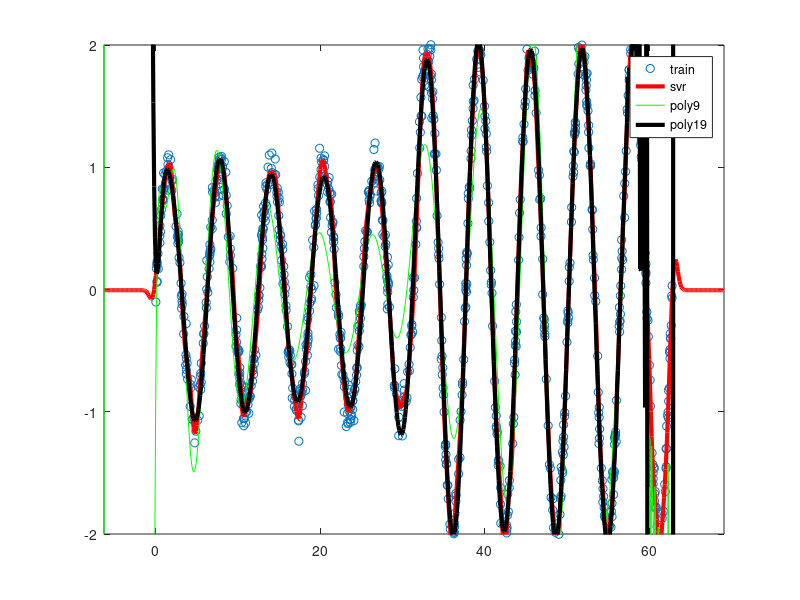

Reproduce this figure in MATLAB.

trainnum=1000;
pi=3.1415926;
xs=0;
xe=20*pi;
noise_m=0;
noise_d=0.1;
mx=xs:0.1:xe;
sinx=sin(mx);
x = [xs + (xe-xs)/2.*rand(trainnum/2,1) ; xs+(xe-xs)/2 + (xe-xs)/2.*rand(trainnum/2,1) ]
y= [sin(x(1:trainnum/2))+ noise_m + noise_d.*randn(trainnum/2,1);   2* sin(x(trainnum/2+1:trainnum))+ noise_m + noise_d.*randn(trainnum/2,1) ];


xs=-2*pi;
xe=22*pi;
xt = xs:0.1:xe;% + (xe-xs).*rand(trainnum,1);
xt=xt';
testnum=size(xt,1);
yt= [sin(xt(1:testnum/2));   2* sin(xt(testnum/2+1:testnum)) ];




model = svmtrain(y,x,'-s 3 -t 2 -c 2.2 -g 2.8 -p 0.01');
[py,mse,pe] = svmpredict(yt,xt,model);
figure;
plot(x,y,'o');
hold on;
plot(xt,py,'r-','LineWidth',3);


 p3=polyfit(x,y,50);
 f3 = polyval(p3,xt);
 p9=polyfit(x,y,150);
 f9 = polyval(p9,xt);
 hold on;
 plot(xt,f3,'g-',xt,f9,'k-','LineWidth',3);
 legend('train','svr','poly9','poly19');
  axis([xs,xe,-2,2]);


